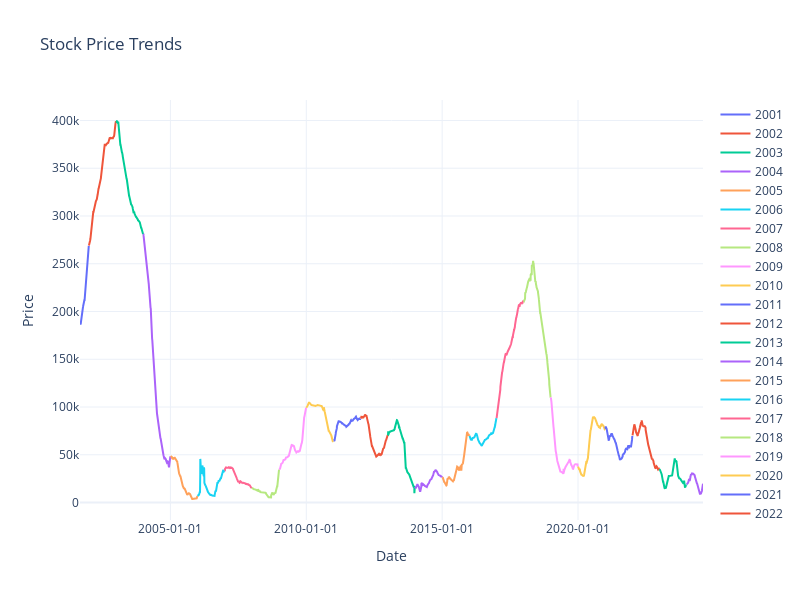

The notebook cell this image was saved under:
### Code cell
df['Timestamp'] = pd.to_datetime(df['Timestamp'])

# Add a 'Year' column to the DataFrame
df['Year'] = df['Timestamp'].dt.year

df = df.sort_values('Timestamp')

fig = go.Figure()

# Iterate through each unique year and create a trace for that year
for year in df['Timestamp'].dt.year.unique():
    year_data = df[df['Timestamp'].dt.year == year]
    fig.add_trace(go.Scatter(x=year_data['Timestamp'], y=year_data['Last Quote Close'], mode='lines', name=str(year)))

# Customize the layout
fig.update_layout(
    title='Stock Price Trends',
    xaxis_title='Date',
    yaxis_title='Price',
    xaxis_tickformat='%Y-%m-%d',
    xaxis_rangeslider_visible=False,
    height=600,
    width=800,
    template='plotly_white'
)

# Show the interactive plot
fig.show()

### Figure 1 — Plotly figure (JSON) as saved in the notebook; plotly's stock layout.template omitted (floating-point values rounded to 4 significant figures; data arrays with more than 128 entries replaced by an {"elided": "..."} marker saying what was removed)
{"data": [{"mode": "lines", "name": "2001", "type": "scatter", "x": ["2001-09-04T00:00:00", "2001-09-05T00:00:00", "2001-09-06T00:00:00", "2001-09-07T00:00:00", "2001-09-10T00:00:00", "2001-09-11T00:00:00", "2001-09-12T00:00:00", "2001-09-13T00:00:00", "2001-09-14T00:00:00", "2001-09-17T00:00:00", "2001-09-18T00:00:00", "2001-09-19T00:00:00", "2001-09-20T00:00:00", "2001-09-21T00:00:00", "2001-09-24T00:00:00", "2001-09-25T00:00:00", "2001-09-26T00:00:00", "2001-09-27T00:00:00", "2001-09-28T00:00:00", "2001-10-01T00:00:00", "2001-10-02T00:00:00", "2001-10-03T00:00:00", "2001-10-04T00:00:00", "2001-10-05T00:00:00", "2001-10-08T00:00:00", "2001-10-09T00:00:00", "2001-10-10T00:00:00", "2001-10-11T00:00:00", "2001-10-12T00:00:00", "2001-10-15T00:00:00", "2001-10-16T00:00:00", "2001-10-17T00:00:00", "2001-10-18T00:00:00", "2001-10-19T00:00:00", "2001-10-22T00:00:00", "2001-10-23T00:00:00", "2001-10-24T00:00:00", "2001-10-25T00:00:00", "2001-10-26T00:00:00", "2001-10-29T00:00:00", "2001-10-30T00:00:00", "2001-10-31T00:00:00", "2001-11-01T00:00:00", "2001-11-02T00:00:00", "2001-11-05T00:00:00", "2001-11-06T00:00:00", "2001-11-07T00:00:00", "2001-11-08T00:00:00", "2001-11-09T00:00:00", "2001-11-12T00:00:00", "2001-11-13T00:00:00", "2001-11-14T00:00:00", "2001-11-15T00:00:00", "2001-11-16T00:00:00", "2001-11-19T00:00:00", "2001-11-20T00:00:00", "2001-11-21T00:00:00", "2001-11-23T00:00:00", "2001-11-26T00:00:00", "2001-11-27T00:00:00", "2001-11-28T00:00:00", "2001-11-29T00:00:00", "2001-11-30T00:00:00", "2001-12-03T00:00:00", "2001-12-04T00:00:00", "2001-12-05T00:00:00", "2001-12-06T00:00:00", "2001-12-07T00:00:00", "2001-12-10T00:00:00", "2001-12-11T00:00:00", "2001-12-12T00:00:00", "2001-12-13T00:00:00", "2001-12-14T00:00:00", "2001-12-17T00:00:00", "2001-12-18T00:00:00", "2001-12-19T00:00:00", "2001-12-20T00:00:00", "2001-12-21T00:00:00", "2001-12-24T00:00:00", "2001-12-26T00:00:00", "2001-12-27T00:00:00", "2001-12-28T00:00:00", "2001-12-31T00:00:00"], "y": [186846, 186921, 186921, 187090, 187090, 187135, 187135, 187135, 187135, 189160, 189874, 190833, 192451, 192936, 194673, 195360, 197614, 198233, 199584, 200263, 200821, 201390, 201611, 201656, 202364, 202661, 203449, 204182, 204935, 205081, 205448, 206094, 206799, 207352, 207909, 208337, 208929, 209324, 210010, 210484, 210957, 210957, 211928, 211928, 211928, 213029, 213029, 214870, 214870, 216780, 218206, 219233, 219233, 222325, 223933, 224595, 226771, 226771, 229603, 230485, 231105, 233223, 236506, 238456, 238869, 238869, 240848, 242486, 243959, 246049, 246585, 248337, 251241, 254939, 256366, 258230, 259402, 261919, 261919, 265423, 266137, 267223, 268750]}, {"mode": "lines", "name": "2002", "type": "scatter", "x": {"elided": "251 str values"}, "y": {"elided": "251 int values"}}, {"mode": "lines", "name": "2003", "type": "scatter", "x": {"elided": "254 str values"}, "y": {"elided": "254 int values"}}, {"mode": "lines", "name": "2004", "type": "scatter", "x": {"elided": "258 str values"}, "y": {"elided": "258 int values"}}, {"mode": "lines", "name": "2005", "type": "scatter", "x": {"elided": "260 str values"}, "y": {"elided": "260 int values"}}, {"mode": "lines", "name": "2006", "type": "scatter", "x": {"elided": "260 str values"}, "y": {"elided": "260 int values"}}, {"mode": "lines", "name": "2007", "type": "scatter", "x": {"elided": "261 str values"}, "y": {"elided": "261 int values"}}, {"mode": "lines", "name": "2008", "type": "scatter", "x": {"elided": "262 str values"}, "y": {"elided": "262 int values"}}, {"mode": "lines", "name": "2009", "type": "scatter", "x": {"elided": "261 str values"}, "y": {"elided": "261 int values"}}, {"mode": "lines", "name": "2010", "type": "scatter", "x": {"elided": "261 str values"}, "y": {"elided": "261 int values"}}, {"mode": "lines", "name": "2011", "type": "scatter", "x": {"elided": "259 str values"}, "y": {"elided": "259 int values"}}, {"mode": "lines", "name": "2012", "type": "scatter", "x": {"elided": "257 str values"}, "y": {"elided": "257 int values"}}, {"mode": "lines", "name": "2013", "type": "scatter", "x": {"elided": "259 str values"}, "y": {"elided": "259 int values"}}, {"mode": "lines", "name": "2014", "type": "scatter", "x": {"elided": "258 str values"}, "y": {"elided": "258 int values"}}, {"mode": "lines", "name": "2015", "type": "scatter", "x": {"elided": "255 str values"}, "y": {"elided": "255 int values"}}, {"mode": "lines", "name": "2016", "type": "scatter", "x": {"elided": "257 str values"}, "y": {"elided": "257 int values"}}, {"mode": "lines", "name": "2017", "type": "scatter", "x": {"elided": "259 str values"}, "y": {"elided": "259 int values"}}, {"mode": "lines", "name": "2018", "type": "scatter", "x": {"elided": "260 str values"}, "y": {"elided": "260 int values"}}, {"mode": "lines", "name": "2019", "type": "scatter", "x": {"elided": "259 str values"}, "y": {"elided": "259 int values"}}, {"mode": "lines", "name": "2020", "type": "scatter", "x": {"elided": "255 str values"}, "y": {"elided": "255 int values"}}, {"mode": "lines", "name": "2021", "type": "scatter", "x": {"elided": "256 str values"}, "y": {"elided": "256 int values"}}, {"mode": "lines", "name": "2022", "type": "scatter", "x": {"elided": "254 str values"}, "y": {"elided": "254 int values"}}, {"mode": "lines", "name": "2023", "type": "scatter", "x": {"elided": "259 str values"}, "y": {"elided": "259 int values"}}, {"mode": "lines", "name": "2024", "type": "scatter", "x": {"elided": "155 str values"}, "y": {"elided": "155 int values"}}], "layout": {"height": 600, "title": {"text": "Stock Price Trends"}, "width": 800, "xaxis": {"rangeslider": {"visible": false}, "tickformat": "%Y-%m-%d", "title": {"text": "Date"}}, "yaxis": {"title": {"text": "Price"}}}}
